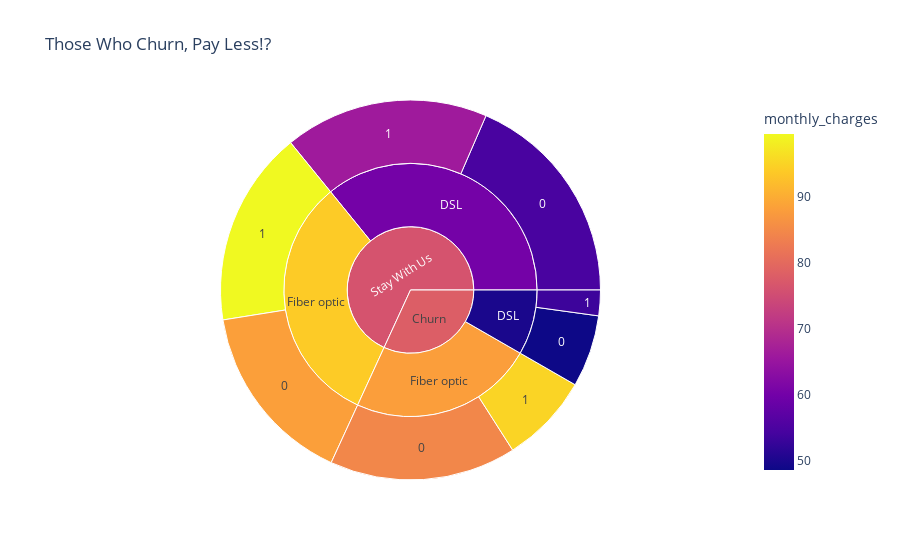

Write notebook code for a chart like this one.
### Code cell
px.sunburst(train, 
            color='monthly_charges' ,
            path=['churn_no_churn', 'internet_service_type', 'online_backup'],
            title='''Those Who Churn, Pay Less!?''',
#             hover_data=[]
           )

### Figure 1 — Plotly figure (JSON) as saved in the notebook; plotly's stock layout.template omitted (floating-point values rounded to 4 significant figures)
{"data": [{"branchvalues": "total", "customdata": [[48.63], [54.7], [84.58], [88.15], [53.4], [66.1], [94.97], [99.44], [49.88], [60.22], [87.95], [93.97], [78.02], [76.21]], "domain": {"x": [0, 1], "y": [0, 1]}, "hovertemplate": "labels=%{label}<br>count=%{value}<br>parent=%{parent}<br>id=%{id}<br>monthly_charges=%{color}<extra></extra>", "ids": ["Churn/DSL/0", "Stay With Us/DSL/0", "Churn/Fiber optic/0", "Stay With Us/Fiber optic/0", "Churn/DSL/1", "Stay With Us/DSL/1", "Churn/Fiber optic/1", "Stay With Us/Fiber optic/1", "Churn/DSL", "Stay With Us/DSL", "Churn/Fiber optic", "Stay With Us/Fiber optic", "Churn", "Stay With Us"], "labels": ["0", "0", "0", "0", "1", "1", "1", "1", "DSL", "DSL", "Fiber optic", "Fiber optic", "Churn", "Stay With Us"], "marker": {"coloraxis": "coloraxis", "colors": [48.63, 54.7, 84.58, 88.15, 53.4, 66.1, 94.97, 99.44, 49.88, 60.22, 87.95, 93.97, 78.02, 76.21]}, "name": "", "parents": ["Churn/DSL", "Stay With Us/DSL", "Churn/Fiber optic", "Stay With Us/Fiber optic", "Churn/DSL", "Stay With Us/DSL", "Churn/Fiber optic", "Stay With Us/Fiber optic", "Churn", "Stay With Us", "Churn", "Stay With Us", "", ""], "type": "sunburst", "values": [203, 612, 526, 517, 72, 575, 253, 551, 275, 1187, 779, 1068, 1054, 2255]}], "layout": {"coloraxis": {"colorbar": {"title": {"text": "monthly_charges"}}, "colorscale": [[0, "#0d0887"], [0.1111, "#46039f"], [0.2222, "#7201a8"], [0.3333, "#9c179e"], [0.4444, "#bd3786"], [0.5556, "#d8576b"], [0.6667, "#ed7953"], [0.7778, "#fb9f3a"], [0.8889, "#fdca26"], [1, "#f0f921"]]}, "legend": {"tracegroupgap": 0}, "title": {"text": "Those Who Churn, Pay Less!?"}}}
